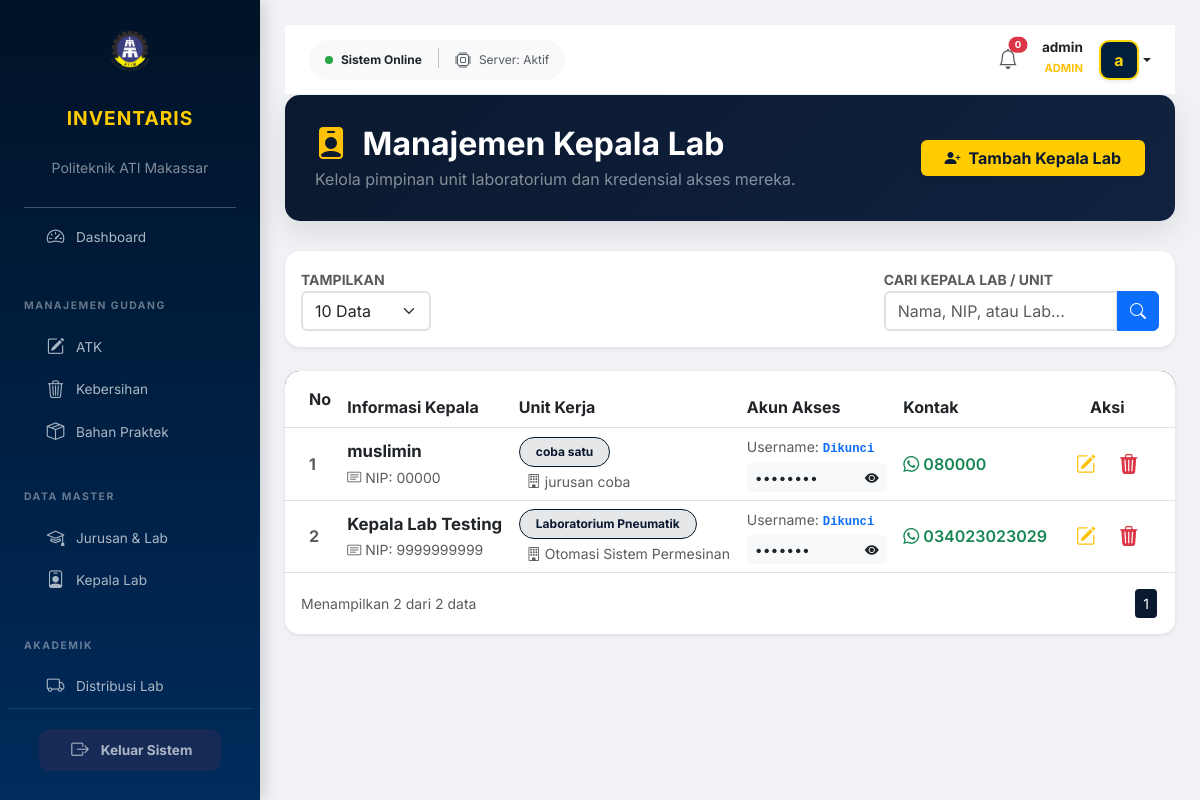
The app's page /modules/bahan-praktek/kepala-lab.php (signed in), older data.
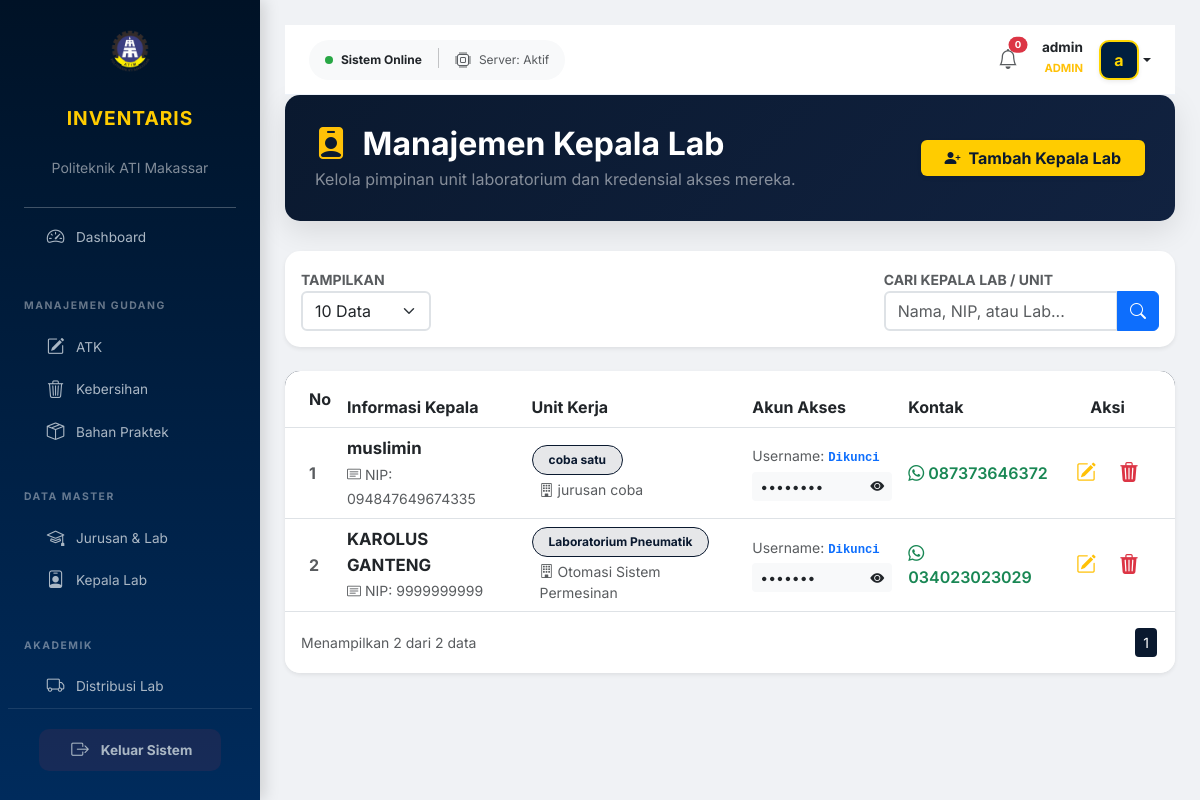
The same page, newer data.
### tables this page shows
CREATE TABLE `kepala_lab` (
  `id_kepala` int NOT NULL,
  `id_lab` int DEFAULT NULL,
  `nama_kepala` varchar(100) NOT NULL,
  `username` varchar(50) DEFAULT NULL,
  `password` varchar(255) DEFAULT NULL,
  `password_plain` varchar(255) DEFAULT NULL,
  `nip` varchar(50) DEFAULT NULL,
  `kontak` varchar(20) DEFAULT NULL,
  `role` varchar(20) DEFAULT 'kepala_lab'
);

CREATE TABLE `lab` (
  `id_lab` int NOT NULL,
  `id_jurusan` int DEFAULT NULL,
  `nama_lab` varchar(100) DEFAULT NULL
);

CREATE TABLE `jurusan` (
  `id_jurusan` int NOT NULL,
  `nama_jurusan` varchar(100) DEFAULT NULL
);

### modules/bahan-praktek/kepala-lab.php (the view, shortened to what the rows shown need)
<?php
include "../../config/database.php";
$limit = isset($_GET['limit']) ? (int)$_GET['limit'] : 10;
$page = isset($_GET['halaman']) ? (int)$_GET['halaman'] : 1;
$offset = ($page - 1) * $limit;
$whereClause = "";
$query = "SELECT kl.*, l.nama_lab, j.nama_jurusan
          FROM kepala_lab kl
          JOIN lab l ON kl.id_lab = l.id_lab
          JOIN jurusan j ON l.id_jurusan = j.id_jurusan
          $whereClause
          ORDER BY kl.id_kepala DESC
          LIMIT $offset, $limit";
$res = mysqli_query($conn, $query);
?>
<!DOCTYPE html>
<html lang="id">
<head>
    <link href="https://cdn.jsdelivr.net/npm/bootstrap@5.3.0/dist/css/bootstrap.min.css" rel="stylesheet">
    <link rel="stylesheet" href="https://cdn.jsdelivr.net/npm/bootstrap-icons@1.11.1/font/bootstrap-icons.css">
    <link href="../../assets/css/style.css" rel="stylesheet">
</head>
<body>
    <div class="main-content" style="margin-left: 260px; padding: 25px;">
        <div class="header-section d-flex justify-content-between align-items-center">
            <div>
                <h2 class="fw-bold mb-1"><i class="bi bi-person-badge-fill me-2 text-warning"></i> Manajemen Kepala Lab</h2>
            </div>
        </div>
        <div class="card card-table shadow-sm">
            <div class="card-body p-0">
                <div class="table-responsive">
                    <table class="table table-hover align-middle mb-0">
                        <thead class="thead-navy">
                            <tr>
                                <th class="ps-4 py-3">No</th>
                                <th>Informasi Kepala</th>
                                <th>Unit Kerja</th>
                                <th>Akun Akses</th>
                                <th>Kontak</th>
                                <th class="text-center pe-4">Aksi</th>
                            </tr>
                        </thead>
                        <tbody class="bg-white">
                            <?php
                            $no = $offset + 1;
                            if(mysqli_num_rows($res) > 0):
                                while($row = mysqli_fetch_assoc($res)): ?>
                            <tr>
                                <td class="ps-4 text-muted fw-bold"><?= $no++; ?></td>
                                <td>
                                    <div class="fw-bold text-dark" style="font-size: 1.05rem;"><?= $row['nama_kepala']; ?></div>
                                    <span class="text-muted small"><i class="bi bi-card-text me-1"></i>NIP: <?= !empty($row['nip']) ? $row['nip'] : '-'; ?></span>
                                </td>
                                <td>
                                    <span class="badge badge-lab px-3 py-2 rounded-pill mb-1"><?= $row['nama_lab']; ?></span>
                                    <div class="small text-muted ps-2"><i class="bi bi-building me-1"></i><?= $row['nama_jurusan']; ?></div>
                                </td>
                                <td>
                                    <div class="d-flex flex-column">
                                        <small class="text-muted mb-1">Username: <code class="text-primary fw-bold">Dikunci</code></small>
                                        <div class="input-group input-group-sm" style="width: 140px;">
                                            <input type="password" class="form-control border-0 bg-light" id="listPw<?= $row['id_kepala']; ?>" value="<?= $row['password_plain']; ?>" readonly>
                                            <span class="input-group-text bg-light border-0 cursor-pointer" onclick="toggleViewPw(<?= $row['id_kepala']; ?>)">
                                                <i class="bi bi-eye-fill text-navy-deep" id="iconPw<?= $row['id_kepala']; ?>"></i>
                                            </span>
                                        </div>
                                    </div>
                                </td>
                                <td>
                                    <?php if(!empty($row['kontak'])): ?>
                                        <a href="https://wa.me/<?= $row['kontak']; ?>" target="_blank" class="text-decoration-none text-success fw-semibold">
                                            <i class="bi bi-whatsapp me-1"></i><?= $row['kontak']; ?>
                                        </a>
                                    <?php else: ?>
                                        <span class="text-muted small">-</span>
                                    <?php endif; ?>
                                </td>
                                <td class="text-center pe-4">
                                    <div class="btn-group">
                                        <button class="btn btn-outline-warning border-0" data-bs-toggle="modal" data-bs-target="#modalEdit<?= $row['id_kepala']; ?>">
                                            <i class="bi bi-pencil-square fs-5"></i>
                                        </button>
                                        <button class="btn btn-outline-danger border-0" onclick="konfirmasiHapus(<?= $row['id_kepala']; ?>)">
                                            <i class="bi bi-trash3-fill fs-5"></i>
                                        </button>
                                    </div>
                                </td>
                            </tr>
                            <?php endwhile;
                            else: ?>
                            <tr><td colspan="6" class="text-center py-5 text-muted">Data kepala lab tidak ditemukan.</td></tr>
                            <?php endif; ?>
                        </tbody>
                    </table>
                </div>
            </div>
        </div>
    </div>
</body>
</html>

Row changes from the older to the newer data that the page shows:
changed kepala_lab "muslimin": nip "00000" → "094847649674335"; kontak "080000" → "087373646372"
changed kepala_lab "Otomasi Sistem Permesinan": nama_kepala "Kepala Lab Testing" → "KAROLUS GANTENG"
